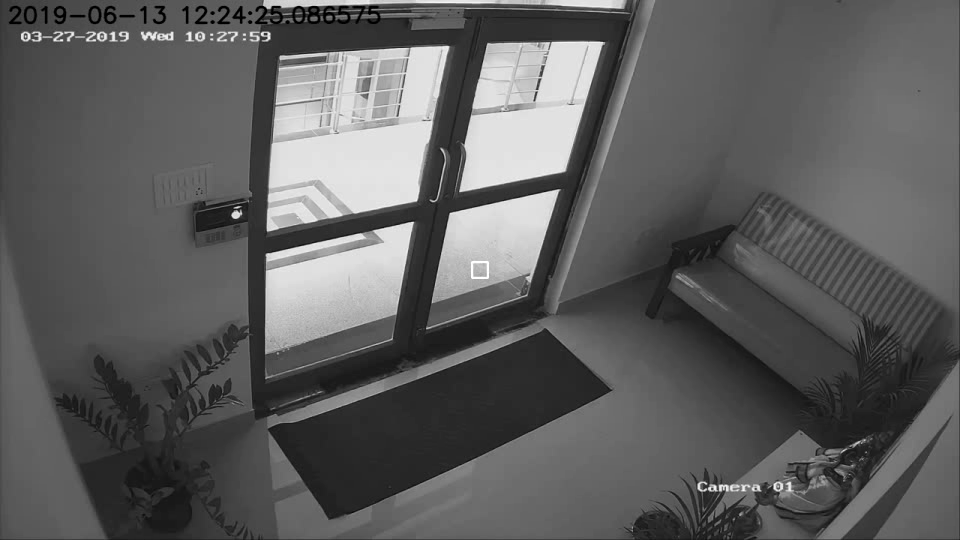
#> input picture frame 20 of output.avi, 960 x 540 px, given in place of cctv_main_door.mp4, which was not available
$ python video_capturing_saving.py
#> lines starting #> are read from the running program, lines starting #| are printed output that depends on the picture
import cv2
from datetime import datetime

def rescale(frame, percent = 78):
	width = int(frame.shape[1] * percent/100)
	height = int(frame.shape[0] * percent/100)
	dim = (width,height)
	return cv2.resize(frame, dim, interpolation = cv2.INTER_AREA)


cap = cv2.VideoCapture('cctv_main_door.mp4')

font = cv2.FONT_HERSHEY_SIMPLEX

fourcc = cv2.VideoWriter_fourcc(*'XVID')
out = cv2.VideoWriter('output.avi',fourcc, 20.0,(int(cap.get(3)*0.75),int(cap.get(4)*0.75)),False)

if(cap.isOpened() == False):
	print("error opening the file")

#comment
while(cap.isOpened()):
	ret, frame = cap.read()
#> frame is the input picture: shape (540, 960, 3); min 0, max 255, mean 93.5

	gray = cv2.cvtColor(frame, cv2.COLOR_BGR2GRAY)

	if frame is not None:
		cv2.putText(gray,str(datetime.now()),(10,30),font,1,(0,0,255),2,cv2.LINE_AA)
		height,width = gray.shape
#> height = 540; width = 960
		upper_left = (int(width/2-10.51),int(height/2-10.51))
#> upper_left = (469, 259)
		bottom_right = (int(width/2+10.51),int(height/2+10.51))
#> bottom_right = (490, 280)
		cv2.rectangle(gray, upper_left,bottom_right,(255,255,255),2)
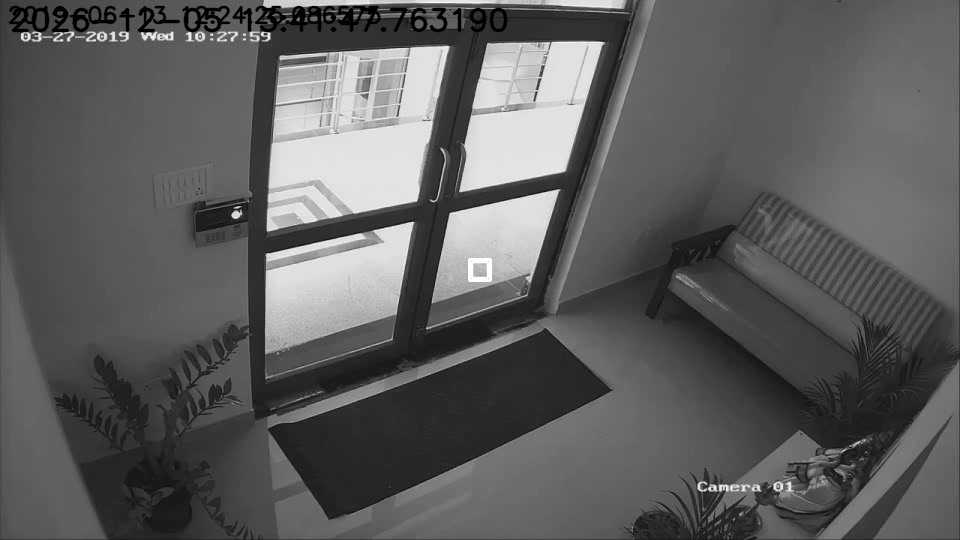
#> gray: shape (540, 960); min 0, max 255, mean 93.1
		cv2.imshow("video", gray)
		gray = rescale(gray,percent=75)
		out.write(gray)
		if cv2.waitKey(25) & 0xFF == ord('q') :
#> (key q is pressed here)
			break


	else:
		print("Frame is none")
		break

cap.release()
out.release()
cv2.destroyAllWindows()
print("Video Stop")

$ run again, starting later in the video
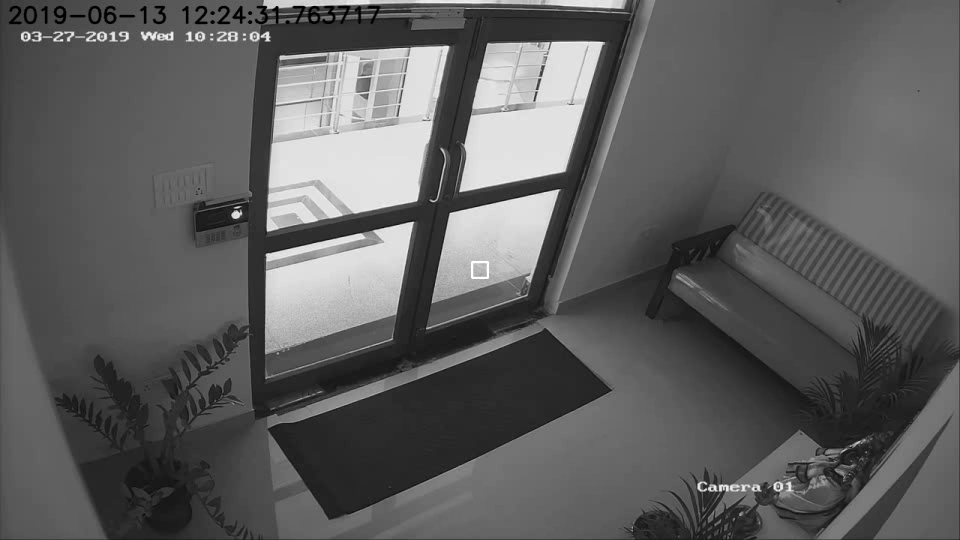
#> input picture frame 160 of output.avi, 960 x 540 px, given in place of cctv_main_door.mp4, which was not available
#> frame is the input picture: shape (540, 960, 3); min 0, max 255, mean 93.5
#> `cv2.rectangle(gray, upper_left,bottom_right,(255,255,255),2)`:
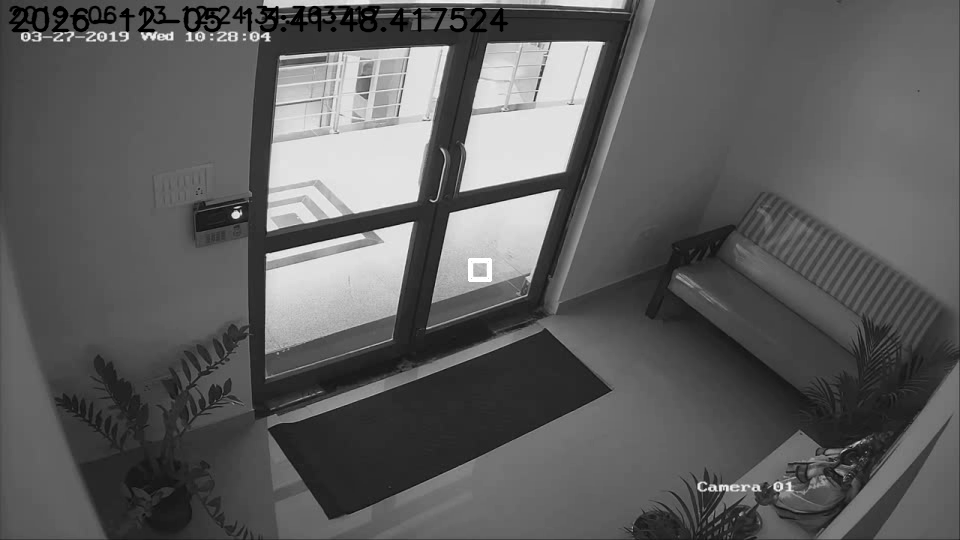
#> gray: shape (540, 960); min 0, max 255, mean 93.1
